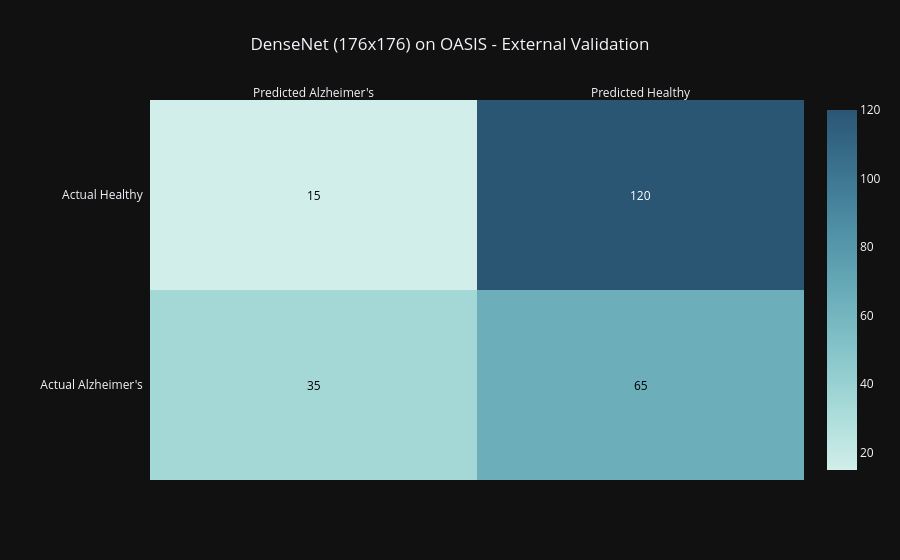

The cell this chart's notebook holds for it:
### Code cell
import pandas as pd
import numpy as np
from tensorflow.keras.preprocessing.image import ImageDataGenerator
from tensorflow.keras.models import load_model
from sklearn.metrics import classification_report, confusion_matrix
import plotly.figure_factory as ff

print("--- EXTERNAL VALIDATION: OASIS (High-Res 176x176) ---")

# 1. Load the upgraded DenseNet Model
model = load_model("DenseNet_SMOTE_176.keras")

# 2. Load the untouched OASIS Binary Dataset
oasis_df = pd.read_csv("Alzheimer_Local_CNN_Ready.csv")
oasis_df['Target'] = oasis_df['Target'].astype(str)

print(f"Loading {len(oasis_df)} external patients from OASIS vault...\n")

# 3. Create Testing Generator (CRITICAL FIX: target_size updated to 176x176)
test_datagen = ImageDataGenerator(rescale=1./255)

test_generator = test_datagen.flow_from_dataframe(
    dataframe=oasis_df, 
    x_col="Image_Path", 
    y_col="Target",
    target_size=(176, 176), # <--- High-Res mapping
    color_mode="rgb", 
    class_mode="binary", 
    batch_size=16, 
    shuffle=False, 
    validate_filenames=False
)

# 4. Run the High-Res 4-Class Predictions
print("\nScanning OASIS cohort with 176x176 DenseNet...")
predictions_4_class = model.predict(test_generator, steps=len(test_generator), verbose=1)

# 5. THE DATA ENGINEERING BRIDGE (4 Classes -> 2 Classes)
# predictions_4_class outputs: [NonDemented, VeryMild, Mild, Moderate]
# We sum the probabilities of the 3 "Sick" columns
sick_probabilities = np.sum(predictions_4_class[:, 1:4], axis=1)

# Apply our 35% medical safety threshold for high Recall
predicted_binary_classes = (sick_probabilities >= 0.35).astype(int)
true_labels = test_generator.classes

# 6. Generate the Final Report
print("\n--- FINAL OASIS EXTERNAL VALIDATION ---")
target_names = ['Healthy (0)', "Alzheimer's (1)"]
print(classification_report(true_labels, predicted_binary_classes, target_names=target_names))

# 7. Plotly Confusion Matrix
cm = confusion_matrix(true_labels, predicted_binary_classes)

z = [[cm[1][1], cm[1][0]], 
     [cm[0][1], cm[0][0]]]
x = ['Predicted Alzheimer\'s', 'Predicted Healthy']
y = ['Actual Alzheimer\'s', 'Actual Healthy']

fig = ff.create_annotated_heatmap(
    z, x=x, y=y, 
    colorscale='Teal', 
    showscale=True
)

fig.update_layout(
    title_text='DenseNet (176x176) on OASIS - External Validation',
    title_x=0.5,
    template="plotly_dark",
    margin=dict(t=100, l=150)
)

fig.show()

### Figure 1 — Plotly figure (JSON) as saved in the notebook; plotly's stock layout.template omitted (floating-point values rounded to 4 significant figures)
{"data": [{"colorscale": [[0, "rgb(209, 238, 234)"], [0.1667, "rgb(168, 219, 217)"], [0.3333, "rgb(133, 196, 201)"], [0.5, "rgb(104, 171, 184)"], [0.6667, "rgb(79, 144, 166)"], [0.8333, "rgb(59, 115, 143)"], [1, "rgb(42, 86, 116)"]], "reversescale": false, "showscale": true, "type": "heatmap", "x": ["Predicted Alzheimer's", "Predicted Healthy"], "y": ["Actual Alzheimer's", "Actual Healthy"], "z": [[35, 65], [15, 120]]}], "layout": {"annotations": [{"font": {"color": "#000000"}, "showarrow": false, "text": "35", "x": "Predicted Alzheimer's", "xref": "x", "y": "Actual Alzheimer's", "yref": "y"}, {"font": {"color": "#000000"}, "showarrow": false, "text": "65", "x": "Predicted Healthy", "xref": "x", "y": "Actual Alzheimer's", "yref": "y"}, {"font": {"color": "#000000"}, "showarrow": false, "text": "15", "x": "Predicted Alzheimer's", "xref": "x", "y": "Actual Healthy", "yref": "y"}, {"font": {"color": "#FFFFFF"}, "showarrow": false, "text": "120", "x": "Predicted Healthy", "xref": "x", "y": "Actual Healthy", "yref": "y"}], "margin": {"l": 150, "t": 100}, "title": {"text": "DenseNet (176x176) on OASIS - External Validation", "x": 0.5}, "xaxis": {"dtick": 1, "gridcolor": "rgb(0, 0, 0)", "side": "top", "ticks": ""}, "yaxis": {"dtick": 1, "ticks": "", "ticksuffix": "  "}}}
